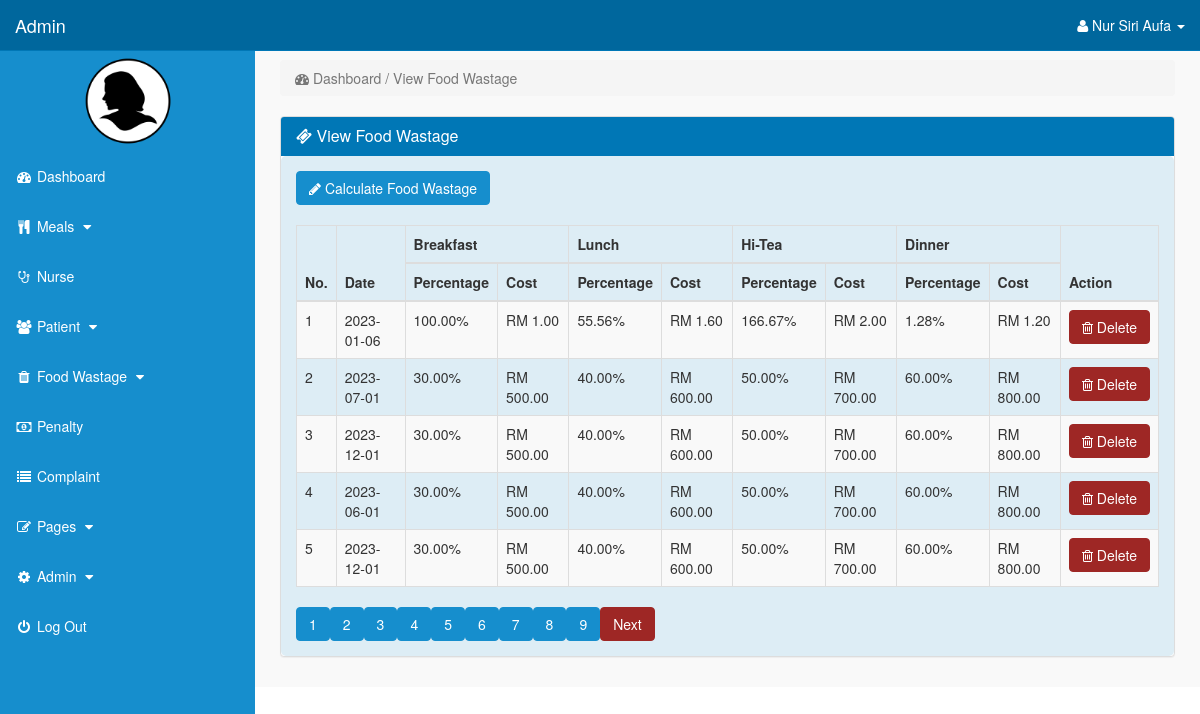
Screenshot of /admin/index.php?view_food_wastage=1 (signed in) with the database file from the repository.
### tables this page shows
CREATE TABLE `food_wastage` (
  `f_w_id` int(10) NOT NULL,
  `f_w_date` date NOT NULL,
  `f_w_percent_b` decimal(10,2) NOT NULL,
  `f_w_cost_b` decimal(10,2) NOT NULL,
  `f_w_percent_l` decimal(10,2) NOT NULL,
  `f_w_cost_l` decimal(10,2) NOT NULL,
  `f_w_percent_ht` decimal(10,2) NOT NULL,
  `f_w_cost_ht` decimal(10,2) NOT NULL,
  `f_w_percent_d` decimal(10,2) NOT NULL,
  `f_w_cost_d` decimal(10,2) NOT NULL
);

### admin/view_food_wastage.php (the view, shortened to what this page needs)
<?php
	if(!isset($_SESSION['admin_email'])){
		echo "<script>window.open('login.php','_self')</script>";
	}
	else {
		if(isset($_GET['view_food_wastage'])){
			$page = $_GET['view_food_wastage'];
		}
	else {
		$page = 1;
	}
?>
	<div class="row">
		<div class="col-lg-12">
			<ol class="breadcrumb">
				<li class="active">
					<i class="fa fa-dashboard"></i> Dashboard / View Food Wastage
				</li>
			</ol>
		</div>
	</div>
	<div class="row" >
		<div class="col-lg-12" >
			<div class="panel panel-default">
				<div class="panel-heading">
					<h3 class="panel-title">
						<i class="fa fa-ticket"></i> View Food Wastage
					</h3>
				</div>
							<div class="panel-body">
							<form class="form-inline" method="POST" action="">
									<div class="input-group col-md-3">
										<a href="index.php?insert_food_wastage" type="button" class="btn btn-primary"><i class="fa fa-pencil"></i> Calculate Food Wastage</a>
									</div>
							</form>
							<br>
							<div class="table-responsive">
								<table class="table table-bordered table-hover table-striped">
									<thead>
										<tr>
											<th rowspan = "2">No.</th>
											<th rowspan = "2">Date</th>
											<th colspan = "2">Breakfast</th>
											<th colspan = "2">Lunch</th>
											<th colspan = "2">Hi-Tea</th>
											<th colspan = "2">Dinner</th>
											<th rowspan = "2">Action</th>
										</tr>
										<tr>
											<th>Percentage</th>
											<th>Cost</th>
											<th>Percentage</th>
											<th>Cost</th>
											<th>Percentage</th>
											<th>Cost</th>
											<th>Percentage</th>
											<th>Cost</th>
										</tr>
									</thead>
									<tbody>
									<?php
									$num_per_page = 5;
									$start_from = ($page - 1)*05;
									$i= $start_from;
									$get_f_w = "select * from food_wastage order by f_w_id desc limit $start_from, $num_per_page";
									$run_f_w = mysqli_query($con,$get_f_w);
										while($row_f_w = mysqli_fetch_array($run_f_w)){
										$f_w_id = $row_f_w['f_w_id'];
										$f_w_date = $row_f_w['f_w_date'];
										$f_w_percent_b = $row_f_w['f_w_percent_b'];
										$f_w_cost_b = $row_f_w['f_w_cost_b'];
										$f_w_percent_l = $row_f_w['f_w_percent_l'];
										$f_w_cost_l = $row_f_w['f_w_cost_l'];
										$f_w_percent_ht = $row_f_w['f_w_percent_ht'];
										$f_w_cost_ht = $row_f_w['f_w_cost_ht'];
										$f_w_percent_d = $row_f_w['f_w_percent_d'];
										$f_w_cost_d = $row_f_w['f_w_cost_d'];
										$i++;
									?>
										<tr>
										<td><?php echo $i; ?></td>
										<td><?php echo $f_w_date; ?></td>
										<td><?php echo $f_w_percent_b; ?>%</td>
										<td>RM <?php echo $f_w_cost_b; ?></td>
										<td><?php echo $f_w_percent_l; ?>%</td>
										<td>RM <?php echo $f_w_cost_l; ?></td>
										<td><?php echo $f_w_percent_ht; ?>%</td>
										<td>RM <?php echo $f_w_cost_ht; ?></td>
										<td><?php echo $f_w_percent_d; ?>%</td>
										<td>RM <?php echo $f_w_cost_d; ?></td>
										<td>
										<a href="index.php?delete_food_wastage=<?php echo $f_w_id; ?>">
										<button class="btn btn-danger"><i class="fa fa-trash-o" ></i> Delete</button>
										</a>
										</td>
										</tr>
									<?php
										}
									?>
							</tbody>
						</table>
						<?php
							$get_page = "select * from food_wastage";
							$run_page = mysqli_query($con,$get_page);
							$total_record = mysqli_num_rows($run_page);
							$total_page = ceil($total_record/$num_per_page);
								for ($i=1;$i<$total_page;$i++){
									echo "<a href='index.php?view_food_wastage=".$i."'class='btn btn-primary'>$i</a>";
									}
								if ($i>$page){
									echo "<a href='index.php?view_food_wastage=".($page + 1)."'class='btn btn-danger'>Next</a>";
								}
						?>
					</div>
				</div>
			</div>
		</div>
	</div>
<?php
	}
?>

### admin/includes/sidebar.php (shortened to what this page needs)
<?php
	if(!isset($_SESSION['admin_email'])){
		echo "<script>window.open('login.php','_self')</script>";
	}
		else {
?>
	<nav class="navbar navbar-inverse navbar-fixed-top" >
		<div class="navbar-header" >
				<a class="navbar-brand" href="index.php?dashboard">Admin</a>
		</div>
		<ul class="nav navbar-right top-nav" >
			<li class="dropdown" >
				<a href="#" class="dropdown-toggle" data-toggle="dropdown" >
					<i class="fa fa-user" ></i>
						<?php echo $admin_fname; ?> <b class="caret" ></b>
				</a>
</li>
</ul>
	<div class="collapse navbar-collapse navbar-ex1-collapse">
		<ul class="nav navbar-nav side-nav">
	<center>
		<img src="admin_image/<?php echo $admin_image; ?>" width="100" height="100" >
		</center>
	<li>
		<a href="index.php?dashboard">
			<i class="fa fa-fw fa-dashboard"></i> Dashboard
		</a>
	</li>
	<li>
		<a href="#" data-toggle="collapse" data-target="#meals">
			<i class="fa fa-fw fa-cutlery""></i> Meals
				<i class="fa fa-fw fa-caret-down"></i>
	</a>
	</li>
	<li>
		<a href="index.php?view_nurse">
			<i class="fa fa-fw fa-stethoscope"></i> Nurse
		</a>
	</li>
	<li>
		<a href="#" data-toggle="collapse" data-target="#patient">
			<i class="fa fa-fw fa-users"></i> Patient
			<i class="fa fa-fw fa-caret-down"></i>
		</a>
	</li>
	<li>
		<a href="#" data-toggle="collapse" data-target="#food_wastage">
			<i class="fa fa-fw fa-trash"></i> Food Wastage
			<i class="fa fa-fw fa-caret-down"></i>
		</a>
	</li>
	<li>
		<a href="index.php?view_penalty=1">
			<i class="fa fa-fw fa-money"></i> Penalty
		</a>
	</li>
	<li>
		<a href="index.php?view_complaint=1">
			<i class="fa fa-fw fa-list"></i> Complaint
		</a>
	</li>
	<li>
		<a href="#" data-toggle="collapse" data-target="#pages">
			<i class="fa fa-fw fa-edit"> </i> Pages
			<i class="fa fa-fw fa-caret-down"></i>
		</a>
	</li>
	<li>
		<a href="#" data-toggle="collapse" data-target="#admin">
			<i class="fa fa-fw fa-gear"></i> Admin
			<i class="fa fa-fw fa-caret-down"></i>
		</a>
	</li>
	<li>
		<a href="logout.php">
			<i class="fa fa-fw fa-power-off"></i> Log Out
		</a>
	</li>
		</ul>
	</div>
</nav>
<?php
	}
?>

### admin/css/style.css (style rules this page uses)
body { margin-top:100px; }
@media (min-width: 768px) { body { margin-top:50px; } }
.top-nav { padding:0 15px; }
.top-nav>li { display:inline-block; float:left; }
.top-nav>li>a { padding-top:15px; padding-bottom:15px; line-height:20px; color:white; }
@media (min-width: 768px) { .side-nav { position:fixed; top:51px; width:255px; border-radius:0; overflow-y:auto; background-color: #168ecd; bottom:0; overflow-x:hidden; padding-bottom:40px; } }
@media (min-width: 768px) { .side-nav>li>a { width:255px; } }
.panel-body { border-radius:5px; background-color: #ddedf5 }

### rows the page displays
food_wastage: f_w_date "2023-01-06", f_w_percent_b "100.00", f_w_cost_b "1.00", f_w_percent_l "55.56", f_w_cost_l "1.60", f_w_percent_ht "166.67", f_w_cost_ht "2.00", f_w_percent_d "1.28", f_w_cost_d "1.20"
food_wastage: f_w_date "2023-07-01", f_w_percent_b "30.00", f_w_cost_b "500.00", f_w_percent_l "40.00", f_w_cost_l "600.00", f_w_percent_ht "50.00", f_w_cost_ht "700.00", f_w_percent_d "60.00", f_w_cost_d "800.00"
food_wastage: f_w_date "2023-12-01", f_w_percent_b "30.00", f_w_cost_b "500.00", f_w_percent_l "40.00", f_w_cost_l "600.00", f_w_percent_ht "50.00", f_w_cost_ht "700.00", f_w_percent_d "60.00", f_w_cost_d "800.00"
food_wastage: f_w_date "2023-06-01", f_w_percent_b "30.00", f_w_cost_b "500.00", f_w_percent_l "40.00", f_w_cost_l "600.00", f_w_percent_ht "50.00", f_w_cost_ht "700.00", f_w_percent_d "60.00", f_w_cost_d "800.00"
food_wastage: f_w_date "2023-12-01", f_w_percent_b "30.00", f_w_cost_b "500.00", f_w_percent_l "40.00", f_w_cost_l "600.00", f_w_percent_ht "50.00", f_w_cost_ht "700.00", f_w_percent_d "60.00", f_w_cost_d "800.00"

### other values shown
$admin_fname "Nur Siri Aufa"
